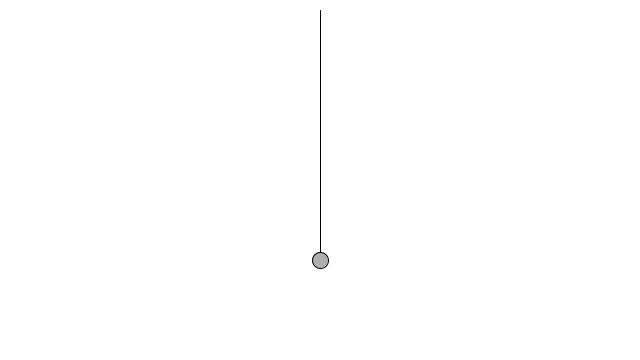
Frame 1 (no input)
Frame 60 (the mouse pressed at the canvas centre just before this capture): identical to frame 1, image omitted
Frame 120 (the mouse held since frame 60 and released just before this capture): identical to frame 1, image omitted

The Processing sketch that drew this single still picture (run headless with seeded random() and noise(); from frame 60 on, the mouse is pressed at the canvas centre):

// Processing sketch: _3_09_PendulumExample
// ── _3_09_PendulumExample.pde
// Pendulum
// Daniel Shiffman <http://www.shiffman.net>

// A simple pendulum simulation
// Given a pendulum with an angle theta (0 being the pendulum at rest) and a radius r
// we can use sine to calculate the angular component of the gravitational force.

// Gravity Force = Mass * Gravitational Constant;
// Pendulum Force = Gravity Force * sine(theta)
// Angular Acceleration = Pendulum Force / Mass = gravitational acceleration * sine(theta);

// Note this is an ideal world scenario with no tension in the 
// pendulum arm, a more realistic formula might be:
// Angular Acceleration = (g / R) * sine(theta)

// For a more substantial explanation, visit:
// http://www.myphysicslab.com/pendulum1.html 

Pendulum p;

void setup() {
  size(640,360);
  smooth();
 
  // Make a new Pendulum with an origin location and armlength
  p = new Pendulum(new PVector(width/2,10),250);

}

void draw() {

  background(255);
  p.go();
}

void mousePressed() {
  p.clicked(mouseX,mouseY);
}

void mouseReleased() {
  p.stopDragging();
}


// ── Pendulum.pde
// Pendulum
// Daniel Shiffman <http://www.shiffman.net>

// A Simple Pendulum Class
// Includes functionality for user can click and drag the pendulum

class Pendulum  {

  PVector location;    // Location of pendulum ball
  PVector origin;      // Location of arm origin
  float r;             // Length of arm
  float angle;         // Pendulum arm angle
  float aVelocity;     // Angle velocity
  float aAcceleration; // Angle acceleration

  float ballr;         // Ball radius
  float damping;       // Arbitary damping amount

  boolean dragging = false;

  // This constructor could be improved to allow a greater variety of pendulums
  Pendulum(PVector origin_, float r_) {
    // Fill all variables
    origin = origin_.get();
    location = new PVector();
    r = r_;
    angle = 0;
    
    aVelocity = 0.0;
    aAcceleration = 0.0;
    damping = 0.995;   // Arbitrary damping
    ballr = 16.0;      // Arbitrary ball radius
  }

  void go() {
    update();
    drag();    //for user interaction
    display();
  }

  // Function to update location
  void update() {
    // As long as we aren't dragging the pendulum, let it swing!
    if (!dragging) {
      float gravity = 0.4;                              // Arbitrary constant
      aAcceleration = (-1 * gravity / r) * sin(angle);  // Calculate acceleration (see: http://www.myphysicslab.com/pendulum1.html)
      aVelocity += aAcceleration;                 // Increment velocity
      aVelocity *= damping;                       // Arbitrary damping
      angle += aVelocity;                         // Increment angle
    }
  }

void display() {
    location.set(r*sin(angle),r*cos(angle),0);         // Polar to cartesian conversion
    location.add(origin);                              // Make sure the location is relative to the pendulum's origin

    stroke(0);
    // Draw the arm
    line(origin.x,origin.y,location.x,location.y);
    ellipseMode(CENTER);
    fill(175);
    if (dragging) fill(0);
    // Draw the ball
    ellipse(location.x,location.y,ballr,ballr);
  }


  // The methods below are for mouse interaction
  
  // This checks to see if we clicked on the pendulum ball
  void clicked(int mx, int my) {
    float d = dist(mx,my,location.x,location.y);
    if (d < ballr) {
      dragging = true;
    }
  }

  // This tells us we are not longer clicking on the ball
  void stopDragging() {
    aVelocity = 0; // No velocity once you let go
    dragging = false;
  }

  void drag() {
    // If we are draging the ball, we calculate the angle between the 
    // pendulum origin and mouse location
    // we assign that angle to the pendulum
    if (dragging) {
      PVector diff = PVector.sub(origin,new PVector(mouseX,mouseY));      // Difference between 2 points
      angle = atan2(-1*diff.y,diff.x) - radians(90);                      // Angle relative to vertical axis
    }
  }

}
